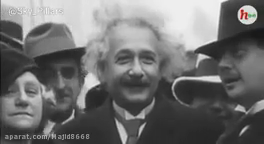
#> input picture frame 244 of CA3/Q7_Age_and_gender_detection/Einstein_2.mp4, 264 x 144 px, given in place of the camera
$ jupyter execute --allow-errors CV_HW3_7.ipynb   (text cells are left out)
#> lines starting #> are read from the running program, lines starting #| are printed output that depends on the picture; pictures that were not available may be replaced by others from this repository, and a replacement may not be noted
[cell 1]
import cv2
import time
import numpy as np
import os
import matplotlib.pyplot as plt

[cell 2]
def visualize_fps(image, fps: int):
    # Check if the image is grayscale or colored.
    # If it's grayscale, set text color to white; if colored, set text color to green.
    if len(np.shape(image)) < 3:
        text_color = (255, 255, 255)  # White color for grayscale images.
    else:
        text_color = (0, 255, 0)  # Green color for colored images.

    # Define the row size for the text placement.
    row_size = 20
    # Define the left margin for the text placement.
    left_margin = 24

    # Set the font size and thickness for the text.
    font_size = 1
    font_thickness = 2

    # Format the FPS value into a string for displaying.
    fps_text = "FPS = {:.1f}".format(fps)
    # Set the text location on the image.
    text_location = (left_margin, row_size)

    # Place the FPS text on the image.
    cv2.putText(
        image,
        fps_text,
        text_location,
        cv2.FONT_HERSHEY_PLAIN,
        font_size,
        text_color,
        font_thickness,
    )

    # Return the modified image with the FPS text.
    return image

[cell 3]
# Constants for camera settings
CAMERA_DEVICE_ID = 0  # ID for the camera device
IMAGE_WIDTH = 800  # Width of the captured image
IMAGE_HEIGHT = 600  # Height of the captured image
fps = 0  # Initial Frames Per Second (FPS) value

if __name__ == "__main__":  # Ensures that the code only runs when executed directly
    try:
        cap = cv2.VideoCapture(CAMERA_DEVICE_ID)  # Initialize video capture with the specified camera device ID

        while True:  # Infinite loop to continuously capture frames

            start_time = time.time()  # Record the start time to calculate FPS

            _, frame = cap.read()  # Capture a single frame from the camera
#> frame is the input picture: shape (144, 264, 3); mean B, G, R 112, 112.1, 112.2

            frame = cv2.resize(frame, (IMAGE_WIDTH, IMAGE_HEIGHT))  # Resize the frame to the specified dimensions
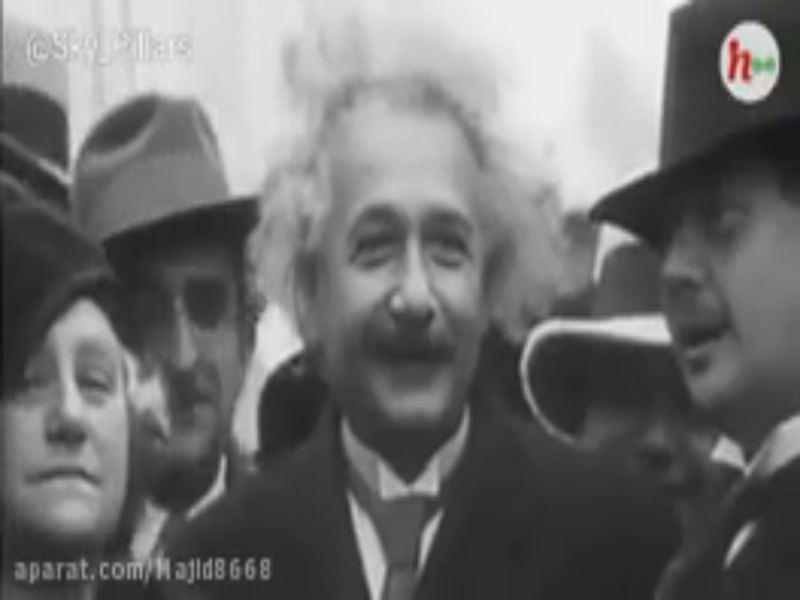
#> frame: shape (600, 800, 3); mean B, G, R 111.9, 112, 112.1

            # Display the frame with FPS overlay
            cv2.imshow("frame", visualize_fps(frame, fps))

            end_time = time.time()  # Record the end time to calculate FPS

            # Calculate the time taken to process the frame
            seconds = end_time - start_time
            # Calculate FPS based on the time taken to process the frame
            fps = 1.0 / seconds

            # Break the loop if the 'Esc' key (ASCII 27) is pressed
            if cv2.waitKey(33) == 27:
#> (key Esc is pressed here)
                break
    except Exception as e:  # Handle exceptions that may occur
        print(e)  # Print the exception message
    finally:
        cv2.destroyAllWindows()  # Close all OpenCV windows
        cap.release()  # Release the camera resource

[cell 4]
# Constants for video settings
# Define the path to the video file using os.path.join
CAMERA_DEVICE_ID = os.path.join("./", "Einstein_2.mp4")  # Path to the video file
IMAGE_WIDTH = 1000  # Width of the displayed image
IMAGE_HEIGHT = 600  # Height of the displayed image
fps = 0  # Initial Frames Per Second (FPS) value
FRAME_RATE = 30  # Desired frame rate
DURATION = 1 / FRAME_RATE  # Duration of each frame

if __name__ == "__main__":  # Ensures that the code only runs when executed directly
    try:
        cap = cv2.VideoCapture(CAMERA_DEVICE_ID)  # Initialize video capture with the specified video file path

        while True:  # Infinite loop to continuously capture frames
            start_time = time.time()  # Record the start time to calculate FPS

            _, frame = cap.read()  # Capture a single frame from the video
            frame = cv2.resize(frame, (IMAGE_WIDTH, IMAGE_HEIGHT))  # Resize the frame to the specified dimensions
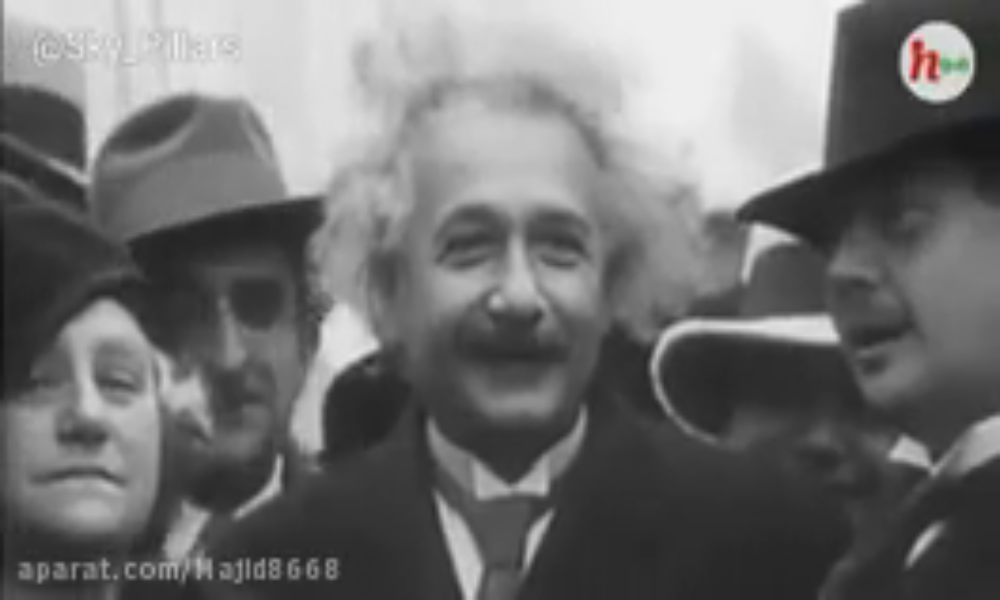
#> frame: shape (600, 1000, 3); mean B, G, R 111.9, 112, 112.1

            end_time = time.time()  # Record the end time to calculate FPS

            # Calculate the time taken to process the frame
            seconds = end_time - start_time

            # If the processing time is less than the desired frame duration, wait for the remaining time
            if seconds < DURATION:
                time.sleep(DURATION - seconds)

            # Recalculate the time taken to process the frame including sleep time
            seconds = time.time() - start_time
            # Calculate FPS based on the time taken to process the frame
            fps = 1.0 / seconds

            # Display the frame with FPS overlay
            cv2.imshow("frame", visualize_fps(frame, fps))

            # Break the loop if the 'Esc' key (ASCII 27) is pressed
            if cv2.waitKey(33) == 27:
#> (key Esc is pressed here)
                break
    except Exception as e:  # Handle exceptions that may occur
        print(e)  # Print the exception message
    finally:
        cv2.destroyAllWindows()  # Close all OpenCV windows
        cap.release()  # Release the video capture resource

[cell 5]
# File paths to the pre-trained models and configuration files.
# Define the paths to the model files using os.path.join
faceProto = os.path.join("models", "opencv_face_detector.pbtxt")
faceModel = os.path.join("models", "opencv_face_detector_uint8.pb")
ageProto = os.path.join("models", "age_deploy.prototxt")
ageModel = os.path.join("models", "age_net.caffemodel")
genderProto = os.path.join("models", "gender_deploy.prototxt")
genderModel = os.path.join("models", "gender_net.caffemodel")


# Mean values used for mean subtraction in preprocessing.
MODEL_MEAN_VALUES = (78.4263377603, 87.7689143744, 114.895847746)
# List of age ranges corresponding to the output of the age detection model.
ageList = [
    "(0-2)",
    "(4-6)",
    "(8-12)",
    "(15-20)",
    "(25-32)",
    "(38-43)",
    "(48-53)",
    "(60-100)",
]
# List of gender labels corresponding to the output of the gender detection model.
genderList = ["Male", "Female"]

# Load the pre-trained models using the readNet function.
#> (the rest of this cell did not finish here and is left out)

[cell 6]
# [41 lines left out: function highlightFace, not called in this run]

[cell 7]
def detect_face_age_gender(frame, padding=20):
    # Highlight faces in the frame using the highlightFace function
    resultImg, faceBoxes = highlightFace(faceNet, frame)
    if not faceBoxes:  # Check if any faces were detected
        print("No face detected")
    # Iterate over the detected face bounding boxes
    for faceBox in faceBoxes:
        # Crop the face region with padding
        face = frame[
            max(0, faceBox[1] - padding) : min(
                faceBox[3] + padding, frame.shape[0] - 1
            ),
            max(0, faceBox[0] - padding) : min(
                faceBox[2] + padding, frame.shape[1] - 1
            ),
        ]

    # Create a blob from the face region for input to the neural networks
    blob = cv2.dnn.blobFromImage(
        face, 1.0, (227, 227), MODEL_MEAN_VALUES, swapRB=False
    )

    # Predict gender using the gender detection model
    genderNet.setInput(blob)
    genderPreds = genderNet.forward()
    gender = genderList[genderPreds[0].argmax()]
    # Predict age using the age detection model
    ageNet.setInput(blob)
    agePreds = ageNet.forward()
    age = ageList[agePreds[0].argmax()]
    # Overlay the gender and age prediction on the image
    cv2.putText(
        resultImg,
        f"{gender}, {age}",
        (faceBox[0], faceBox[1] - 10),
        cv2.FONT_HERSHEY_SIMPLEX,
        0.8,
        (0, 255, 255),
        2,
        cv2.LINE_AA,
    )
    return resultImg

[cell 8]
IMAGE_ADDRESS = os.path.join("./", "kid1.jpg")
image = cv2.imread(IMAGE_ADDRESS)
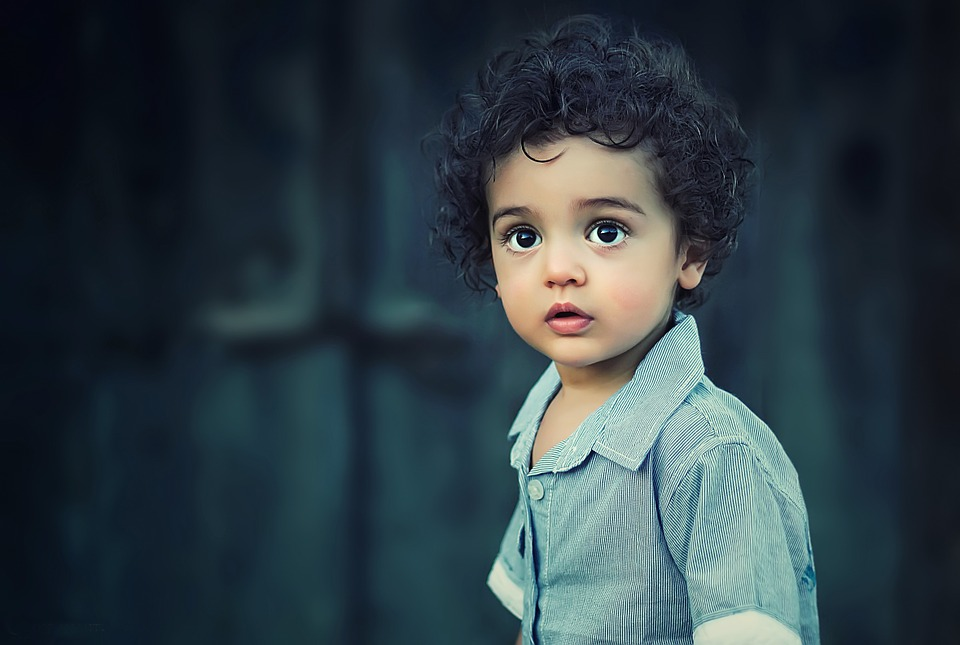
#> input picture CA3/Q7_Age_and_gender_detection/kid1.jpg, 960 x 645 px
#> image is the input picture: shape (645, 960, 3); mean B, G, R 67.8, 60.9, 46.8
image = cv2.cvtColor(image, cv2.COLOR_RGB2BGR)
#> (the rest of this cell did not finish here and is left out)


plt.figure(figsize=(18, 9))
plt.subplot(2, 1, 1)
plt.title("Original Image")
plt.imshow(image)
plt.axis("off")

plt.subplot(2, 1, 2)
plt.imshow(result)
plt.title("Face Detected")
plt.axis("off")

plt.show()

[cell 9]
def detect_face_age_gender(frame, padding=20):
    # Highlight faces in the frame using the highlightFace function
    resultImg, faceBoxes = highlightFace(faceNet, frame)
    if not faceBoxes:  # Check if any faces were detected
        print("No face detected")
    # Iterate over the detected face bounding boxes
    for faceBox in faceBoxes:
        # Crop the face region with padding
        face = frame[
            max(0, faceBox[1] - padding) : min(
                faceBox[3] + padding, frame.shape[0] - 1
            ),
            max(0, faceBox[0] - padding) : min(
                faceBox[2] + padding, frame.shape[1] - 1
            ),
        ]

    # Create a blob from the face region for input to the neural networks
    blob = cv2.dnn.blobFromImage(
        face, 1.0, (227, 227), MODEL_MEAN_VALUES, swapRB=False
    )

    # Predict gender using the gender detection model
    genderNet.setInput(blob)
    genderPreds = genderNet.forward()
    gender = genderList[genderPreds[0].argmax()]
    # Predict age using the age detection model
    ageNet.setInput(blob)
    agePreds = ageNet.forward()
    age = ageList[agePreds[0].argmax()]
    # Overlay the gender and age prediction on the image
    cv2.putText(
        resultImg,
        f"{gender}, {age}",
        (faceBox[0], faceBox[1] - 10),
        cv2.FONT_HERSHEY_SIMPLEX,
        0.8,
        (0, 255, 255),
        2,
        cv2.LINE_AA,
    )
    return resultImg

[cell 10]
# Constants for camera settings
CAMERA_DEVICE_ID = 0  # ID for the camera device
IMAGE_WIDTH = 800  # Width of the captured image
IMAGE_HEIGHT = 600  # Height of the captured image
fps = 0  # Initial Frames Per Second (FPS) value
padding = 20  # Padding around the detected face for cropping

if __name__ == "__main__":  # Ensures that the code only runs when executed directly
    try:
        cap = cv2.VideoCapture(CAMERA_DEVICE_ID)  # Initialize video capture with the specified camera device ID

        while True:  # Infinite loop to continuously capture frames

            start_time = time.time()  # Record the start time to calculate FPS

            hasFrame, frame = cap.read()  # Capture a single frame from the camera
            if not hasFrame:  # Check if the frame was captured successfully
                cv2.waitKey()  # Wait indefinitely for a key event
                break  # Exit the loop if no frame is captured

            frame = cv2.resize(frame, (IMAGE_WIDTH, IMAGE_HEIGHT))  # Resize the frame to the specified dimensions

            resultImg = detect_face_age_gender(frame)

            # Display the frame with FPS overlay
            cv2.imshow("Detecting age and gender", visualize_fps(resultImg, fps))

            end_time = time.time()  # Record the end time to calculate FPS

            # Calculate the time taken to process the frame
            seconds = end_time - start_time
            # Calculate FPS based on the time taken to process the frame
            fps = 1.0 / seconds

            # Break the loop if the 'Esc' key (ASCII 27) is pressed
            if cv2.waitKey(33) == 27:
                break
    except Exception as e:  # Handle exceptions that may occur
        print(e)  # Print the exception message
    finally:
        cv2.destroyAllWindows()  # Close all OpenCV windows
        cap.release()  # Release the camera resource

[cell 11]
# Constants for video settings
# Define the path to the video file using os.path.join
CAMERA_DEVICE_ID = os.path.join("./", "Jobs_2.mp4")  # Path to the video file
IMAGE_WIDTH = 1000  # Width of the displayed image
IMAGE_HEIGHT = 600  # Height of the displayed image
fps = 0  # Initial Frames Per Second (FPS) value
FRAME_RATE = 30  # Desired frame rate
DURATION = 1 / FRAME_RATE  # Duration of each frame

if __name__ == "__main__":  # Ensures that the code only runs when executed directly
    try:
        cap = cv2.VideoCapture(CAMERA_DEVICE_ID)  # Initialize video capture with the specified video file path

        while True:  # Infinite loop to continuously capture frames
            start_time = time.time()  # Record the start time to calculate FPS

            hasFrame, frame = cap.read()  # Capture a single frame from the video

            if not hasFrame:  # Check if the frame was captured successfully
                cv2.waitKey()  # Wait indefinitely for a key event
                break  # Exit the loop if no frame is captured

            frame = cv2.resize(frame, (IMAGE_WIDTH, IMAGE_HEIGHT))  # Resize the frame to the specified dimensions

            resultImg = detect_face_age_gender(frame)

$ run again, starting later in the video
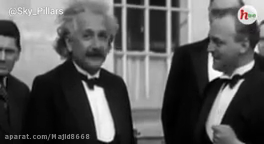
#> input picture frame 1099 of CA3/Q7_Age_and_gender_detection/Einstein_2.mp4, 264 x 144 px, given in place of the camera
#> frame is the input picture: shape (144, 264, 3); mean B, G, R 89.1, 89.1, 89.3
#> `frame = cv2.resize(frame, (IMAGE_WIDTH, IMAGE_HEIGHT))`:
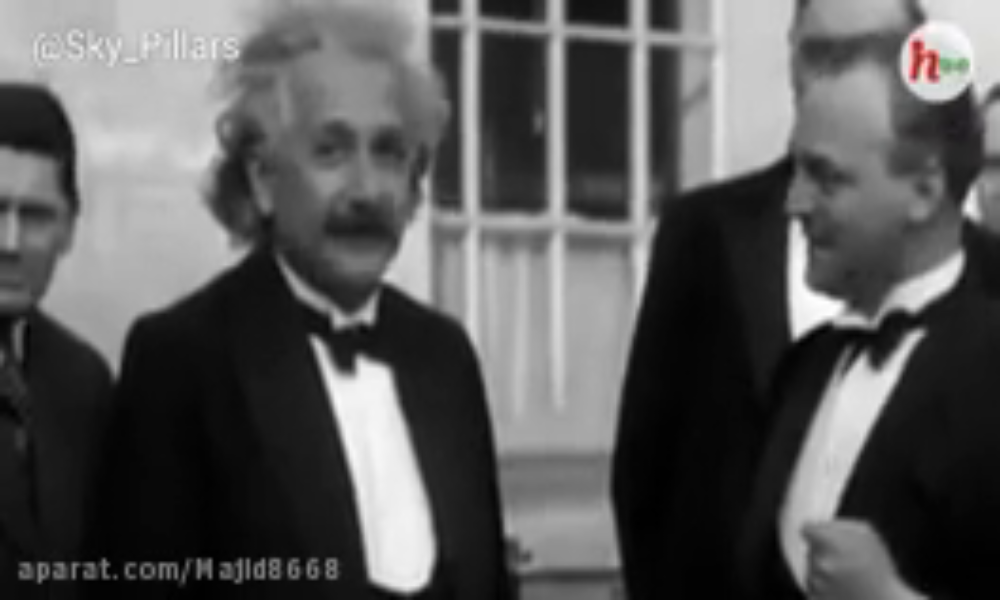
#> frame: shape (600, 1000, 3); mean B, G, R 89, 89, 89.1
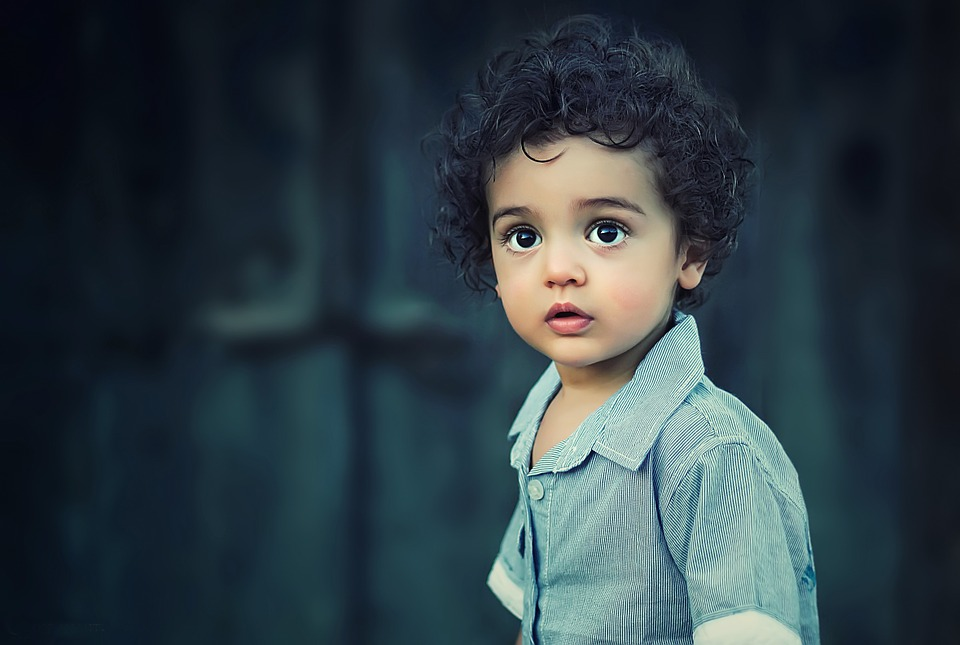
#> input picture CA3/Q7_Age_and_gender_detection/kid1.jpg, 960 x 645 px
#> image is the input picture: shape (645, 960, 3); mean B, G, R 67.8, 60.9, 46.8

$ run again, starting later in the video
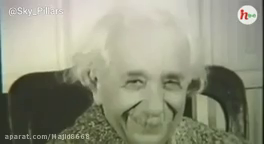
#> input picture frame 1955 of CA3/Q7_Age_and_gender_detection/Einstein_2.mp4, 264 x 144 px, given in place of the camera
#> frame is the input picture: shape (144, 264, 3); mean B, G, R 127.2, 147.6, 145.6
#> `frame = cv2.resize(frame, (IMAGE_WIDTH, IMAGE_HEIGHT))`:
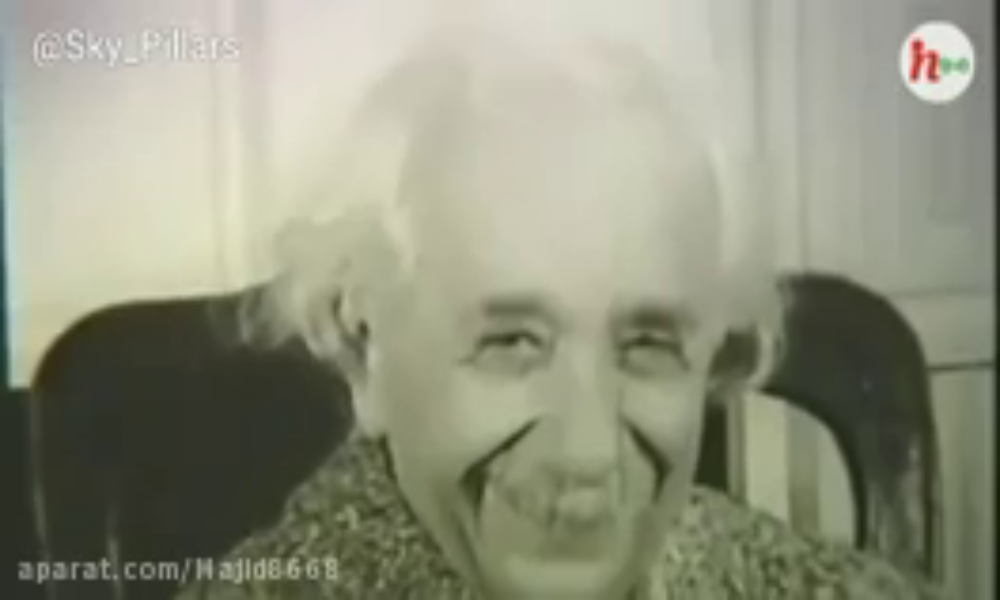
#> frame: shape (600, 1000, 3); mean B, G, R 127.1, 147.5, 145.5
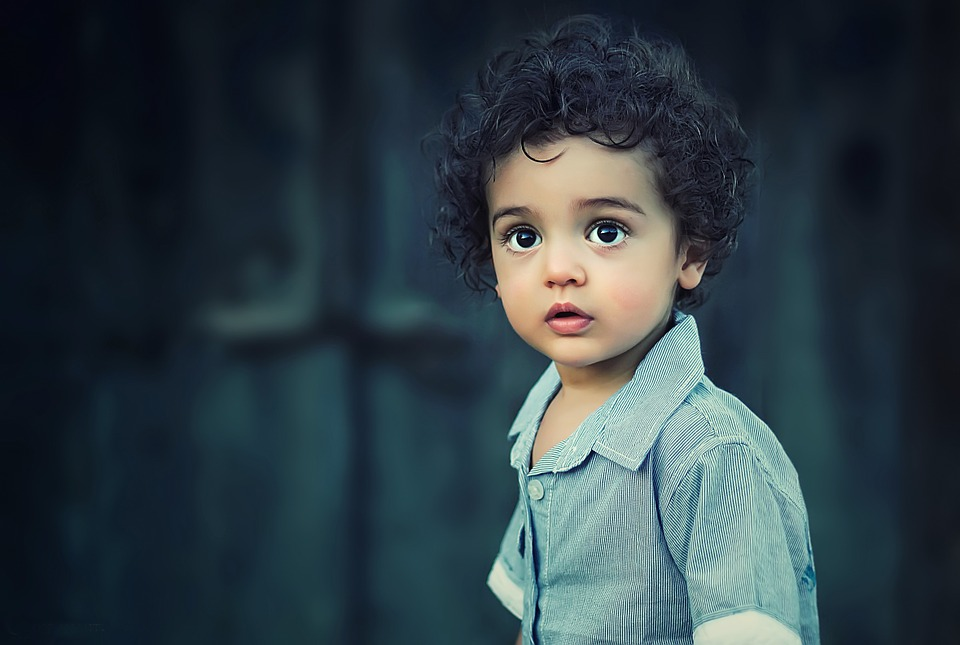
#> input picture CA3/Q7_Age_and_gender_detection/kid1.jpg, 960 x 645 px
#> image is the input picture: shape (645, 960, 3); mean B, G, R 67.8, 60.9, 46.8
